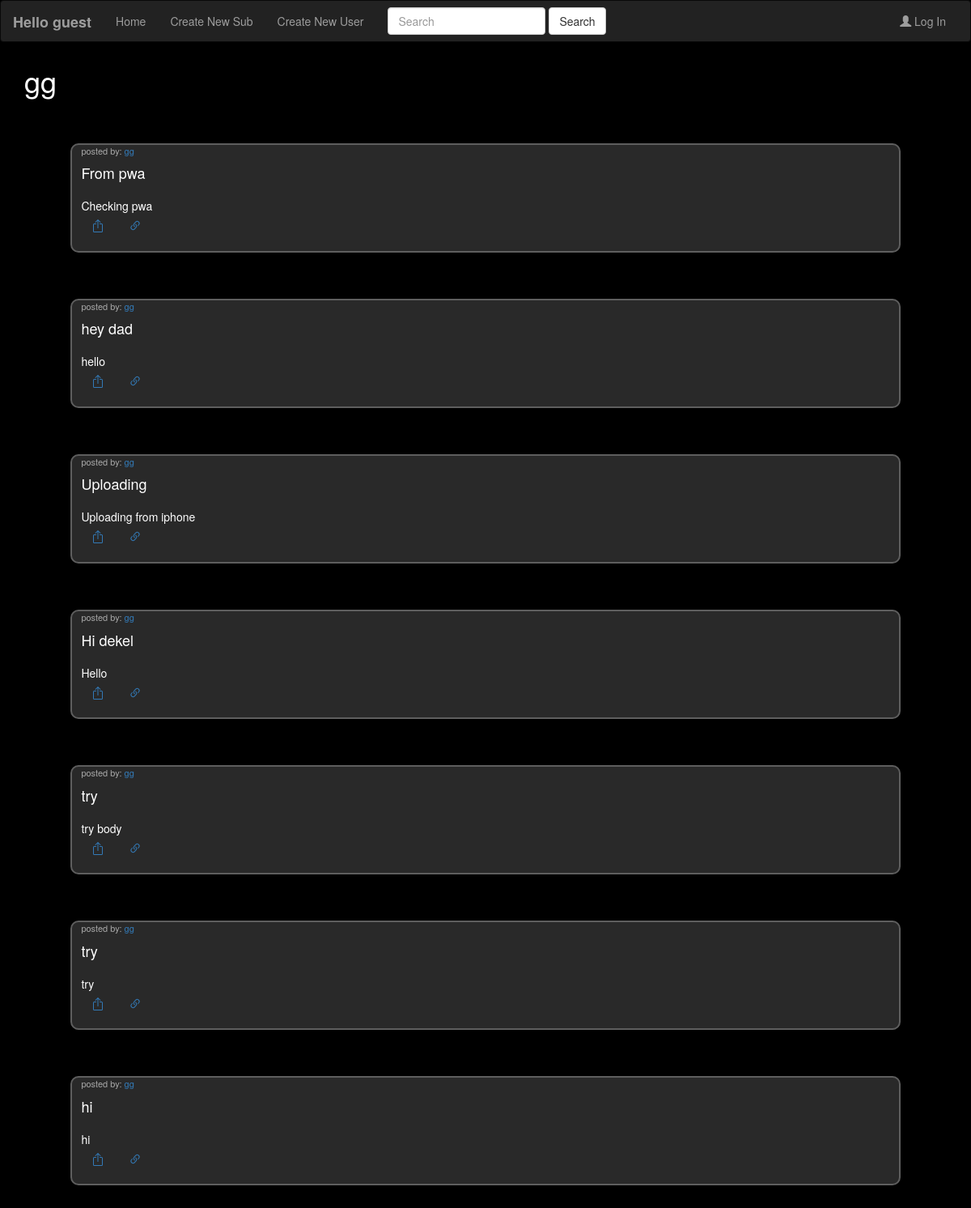
Page /user/gg on the committed database.
### tables this page shows
CREATE TABLE Users (    Email varchar(255) NOT NULL,    Username varchar(255) NOT NULL PRIMARY KEY UNIQUE,    Password varchar(255) NOT NULL);

CREATE TABLE Posts (	PostId INTEGER NOT NULL PRIMARY KEY,	PostHead TEXT NOT NULL,	PostBody TEXT,	Poster TEXT NOT NULL,	Sub TEXT NOT NULL,	Likes INTEGER NOT NULL,	Dislikes INTEGER NOT NULL, LikedBy TEXT, DisLikedBy TEXT);

### main.py (the view)
@app.route("/user/<string:username>")
def userPage(username=""):
    isloggedin = checkIfLoggedIn(session)
    if isloggedin:
        isloggedin = session["loggedin"]
    else:
        isloggedin = False
    if username == "":
        return redirect("/")
    conn = sqlite3.connect("db/forum.db")
    cursor = conn.execute(f"SELECT * FROM Users WHERE Username = '{username}'")
    conn.commit()
    user = cursor.fetchone()
    if user is None:
        return redirect("/errorPage/user-not-found")
    cursor = conn.execute(f"SELECT * FROM Posts WHERE Poster = '{username}'")
    conn.commit()
    posts = cursor.fetchall()
    return render_template("userPage.html", isloggedin=isloggedin, user=user, posts=posts)

### main.py (called while the page is built)
def checkIfLoggedIn(s):
    isloggedin = "loggedin" in s.keys()
    if isloggedin:
        isloggedin = s["loggedin"]
        if isloggedin:
            try:
                isloggedin = checkLoggin(s["username"], s["password"])
            except:
                isloggedin = False
    else:
        isloggedin = False
    return isloggedin

### templates/userPage.html (shortened to what this page needs)
{% extends "base.html" %}
{% block body %}
    <div class="container">
        <h1>{{ user[1] }}</h1>
        {% for i in posts %}
        <div class="post">
            <div class="header" onclick="window.location.href = '/sub/{{ i[4] }}/{{ i[0] }}'">
                <div class="op">
                    posted by: <a href="/user/{{ i[3] }}">{{ i[3] }}</a>
                </div>
                <h4>{{ i[1] }}</h4>
            </div>
            <div onclick="window.location.href = '/sub/{{ i[4] }}/{{ i[0] }}'">
                {{ i[2] }}
            </div>
            <div class="options">
                <button class="btn btn-link" onclick="share('/sub/{{ i[4] }}/{{ i[0] }}')">
                </button>
                <button class="btn btn-link" onclick="copy('/sub/{{ i[4] }}/{{ i[0] }}')">
                </button>
            </div>
        </div>
        {% endfor %}
    </div>
{% endblock %}

### templates/base.html (shortened to what this page needs)
<!DOCTYPE html>
<html lang="en">
<head>
    <link rel="stylesheet" href="https://maxcdn.bootstrapcdn.com/bootstrap/3.4.1/css/bootstrap.min.css">
    <link rel="stylesheet" href="https://cdnjs.cloudflare.com/ajax/libs/font-awesome/4.7.0/css/font-awesome.min.css">
</head>
<body>
    <nav class="sticky navbar navbar-inverse navbar-expand-md navbar-dark bg-dark" id="mainNavbar">
        <div class="container-fluid">
            <div class="navbar-header">
                <a class="navbar-brand" href="">
                    <b>
                        Hello
                        {% if isloggedin %}
                        {{ session["username"] }}
                        {% else %}
                        guest
                        {% endif %}
                    </b>
                </a>
            </div>
            <div class="collapse navbar-collapse justify-content-between" id="navbarCollapse">
                <ul class="nav navbar-nav">
                    <li><a href="/">Home</a></li>
                    <li><a href="/createNewSub">Create New Sub</a></li>
                    <li><a href="/createNewUser">Create New User</a></li>
                </ul>
                <ul class="nav navbar-nav navbar-right">
                    {% if isloggedin %}
                    <li><a id="logout"><span class="glyphicon glyphicon-log-in"></span> Log Out</a></li>
                    {% else %}
                    <li><a href="/logInPage"><span class="glyphicon glyphicon-user"></span> Log In</a></li>
                    {% endif %}
                </ul>
                <div class="navbar-form navbar-left">
                    <div class="form-group">
                        <input type="text" id="subToSearch" class="form-control" placeholder="Search">
                    </div>
                    <button type="submit" id="Search" class="btn btn-default">Search</button>
                </div>
            </div>
        </div>
    </nav>
    {% block body %}{% endblock %}
</body>
</html>

### templates/base.html (style rules this page uses)
body { background-color: #000; color: white; -webkit-top-highlight-color: transparent; padding-top: 60px; }
.sticky { position: fixed; top: 0; width: 100%; }

### templates/userPage.html (style rules this page uses)
.post { border-style: solid; border-width: 2px; border-radius: 10px; border-color: rgb(94, 94, 94); background-color: rgb(41, 41, 41); padding-left: 1%; padding-bottom: 1%; margin: 5%; }
.header { margin-top: 0%; margin-bottom: 2%; }
.op { font-size: 11px; color: rgb(167, 167, 167); }

### rows in the picture
Users: Username "gg"
Posts: Poster "gg", PostHead "From pwa", PostBody "Checking pwa"
Posts: Poster "gg", PostHead "hey dad", PostBody "hello"
Posts: Poster "gg", PostHead "Uploading", PostBody "Uploading from iphone"
Posts: Poster "gg", PostHead "Hi dekel", PostBody "Hello"
Posts: Poster "gg", PostHead "try", PostBody "try body"
Posts: Poster "gg", PostHead "try", PostBody "try"
Posts: Poster "gg", PostHead "hi", PostBody "hi"
